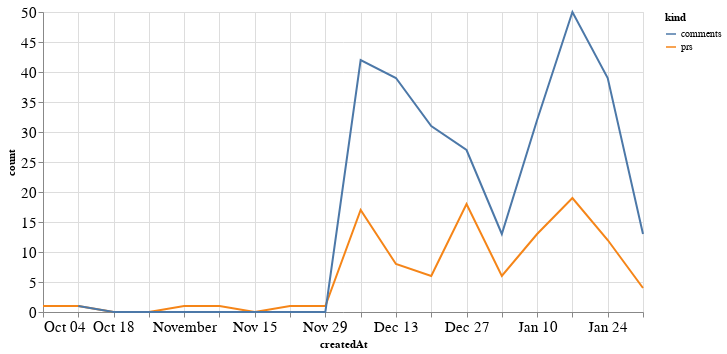

The code cell stored with this chart in its notebook:
### Code cell
alt.Chart(total_time, width=600).mark_line().encode(
    x='createdAt',
    y='count',
    color='kind'
)

### Figure 1 — Vega-Lite specification as saved in the notebook (floating-point values rounded to 4 significant figures)
{"config": {"axisLeft": {"labelFontSize": 15}, "axisBottom": {"labelFontSize": 15}}, "data": {"name": "data-93aa151cd3529a33d765606befa45247"}, "mark": "line", "encoding": {"color": {"type": "nominal", "field": "kind"}, "x": {"type": "temporal", "field": "createdAt"}, "y": {"type": "quantitative", "field": "count"}}, "width": 600, "$schema": "https://vega.github.io/schema/vega-lite/v4.8.1.json", "datasets": {"data-93aa151cd3529a33d765606befa45247": [{"createdAt": "2020-10-04T00:00:00", "kind": "prs", "count": 1.0}, {"createdAt": "2020-10-11T00:00:00", "kind": "prs", "count": 1.0}, {"createdAt": "2020-10-18T00:00:00", "kind": "prs", "count": 0.0}, {"createdAt": "2020-10-25T00:00:00", "kind": "prs", "count": 0.0}, {"createdAt": "2020-11-01T00:00:00", "kind": "prs", "count": 1.0}, {"createdAt": "2020-11-08T00:00:00", "kind": "prs", "count": 1.0}, {"createdAt": "2020-11-15T00:00:00", "kind": "prs", "count": 0.0}, {"createdAt": "2020-11-22T00:00:00", "kind": "prs", "count": 1.0}, {"createdAt": "2020-11-29T00:00:00", "kind": "prs", "count": 1.0}, {"createdAt": "2020-12-06T00:00:00", "kind": "prs", "count": 17.0}, {"createdAt": "2020-12-13T00:00:00", "kind": "prs", "count": 8.0}, {"createdAt": "2020-12-20T00:00:00", "kind": "prs", "count": 6.0}, {"createdAt": "2020-12-27T00:00:00", "kind": "prs", "count": 18.0}, {"createdAt": "2021-01-03T00:00:00", "kind": "prs", "count": 6.0}, {"createdAt": "2021-01-10T00:00:00", "kind": "prs", "count": 13.0}, {"createdAt": "2021-01-17T00:00:00", "kind": "prs", "count": 19.0}, {"createdAt": "2021-01-24T00:00:00", "kind": "prs", "count": 12.0}, {"createdAt": "2021-01-31T00:00:00", "kind": "prs", "count": 4.0}, {"createdAt": "2020-10-04T00:00:00", "kind": "comments", "count": null}, {"createdAt": "2020-10-11T00:00:00", "kind": "comments", "count": 1.0}, {"createdAt": "2020-10-18T00:00:00", "kind": "comments", "count": 0.0}, {"createdAt": "2020-10-25T00:00:00", "kind": "comments", "count": 0.0}, {"createdAt": "2020-11-01T00:00:00", "kind": "comments", "count": 0.0}, {"createdAt": "2020-11-08T00:00:00", "kind": "comments", "count": 0.0}, {"createdAt": "2020-11-15T00:00:00", "kind": "comments", "count": 0.0}, {"createdAt": "2020-11-22T00:00:00", "kind": "comments", "count": 0.0}, {"createdAt": "2020-11-29T00:00:00", "kind": "comments", "count": 0.0}, {"createdAt": "2020-12-06T00:00:00", "kind": "comments", "count": 42.0}, {"createdAt": "2020-12-13T00:00:00", "kind": "comments", "count": 39.0}, {"createdAt": "2020-12-20T00:00:00", "kind": "comments", "count": 31.0}, {"createdAt": "2020-12-27T00:00:00", "kind": "comments", "count": 27.0}, {"createdAt": "2021-01-03T00:00:00", "kind": "comments", "count": 13.0}, {"createdAt": "2021-01-10T00:00:00", "kind": "comments", "count": 32.0}, {"createdAt": "2021-01-17T00:00:00", "kind": "comments", "count": 50.0}, {"createdAt": "2021-01-24T00:00:00", "kind": "comments", "count": 39.0}, {"createdAt": "2021-01-31T00:00:00", "kind": "comments", "count": 13.0}]}}
